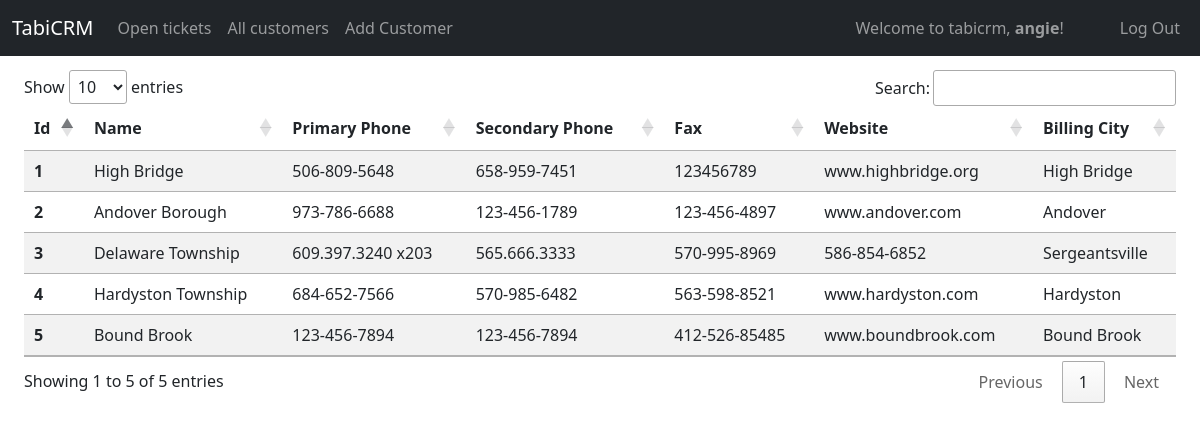
The page /all_customers (signed in) on the database as committed earlier.
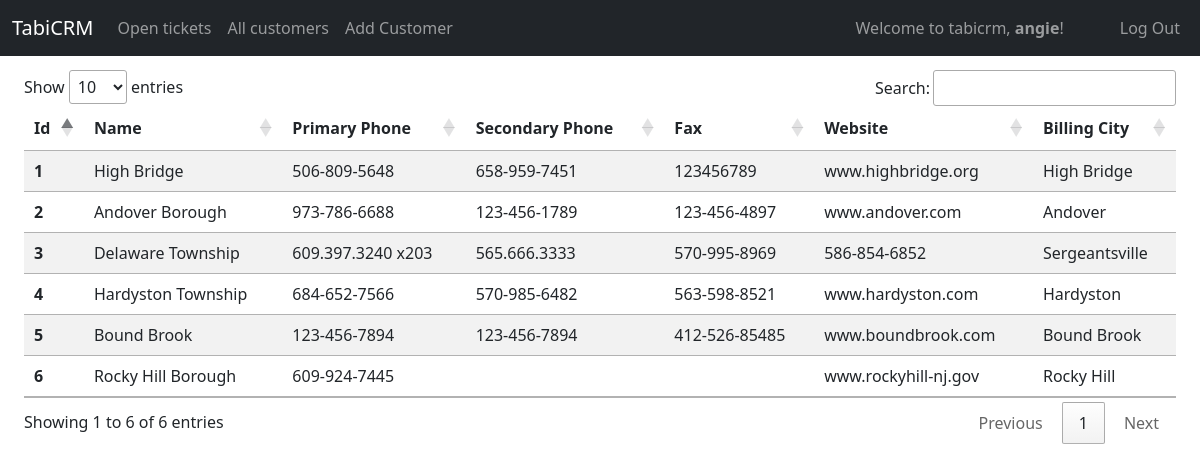
The same page on the database as committed later.
### tabicrm/models.py (models this page shows, shortened)
class Customer(models.Model):
    id = models.AutoField(primary_key=True)
    name = models.CharField(max_length=255)
    primary_phone = models.CharField(max_length=255)
    fax =  models.CharField(max_length=255, null=True, blank=True)
    secondary_phone =  models.CharField(max_length=64, null=True, blank=True)
    website = models.CharField(max_length=255, null=True, blank=True)
    notes = models.TextField(null=True, blank=True)
    billing_address_one = models.CharField(max_length=255, null=True, blank=True)
    billing_address_two = models.CharField(max_length=255, null=True, blank=True)
    billing_address_city = models.CharField(max_length=255, null=True, blank=True)
    billing_address_state = models.CharField(max_length=255, null=True, blank=True)
    billing_address_zip = models.CharField(max_length=255, null=True, blank=True)
    billing_address_country = models.CharField(max_length=255, null=True, blank=True)
    shipping_address_one = models.CharField(max_length=255, null=True, blank=True)
    shipping_address_two = models.CharField(max_length=255, null=True, blank=True)
    shipping_address_city = models.CharField(max_length=255, null=True, blank=True)
    shipping_address_state = models.CharField(max_length=255, null=True, blank=True)
    shipping_address_zip = models.CharField(max_length=255, null=True, blank=True)
    shipping_address_country = models.CharField(max_length=255, null=True, blank=True)
    added_by = models.ForeignKey(User, on_delete=SET_NULL, related_name="customer_addedby", blank=True, null=True)
    updated_by = models.ForeignKey(User, on_delete=SET_NULL, related_name="customer_updatedon", blank=True, null=True)
    created_on = models.DateTimeField(auto_now_add=True)
    updated_on = models.DateTimeField(auto_now=True)

### tabicrm/views/customer.py (the view)
# urls.py: path("all_customers", views.all_customers, name="all_customers"),
@login_required
def all_customers(request):
    customers = Customer.objects.all()
    return render(request,"tabicrm/all_customers.html", {"customers": customers})

### tabicrm/templates/tabicrm/all_customers.html (shortened to what this page needs)
{% extends "tabicrm/layout.html" %}
{% load static %}
{% load humanize %}
{% block body %}
<div class="container-fluid">
    <table class="table table-striped table-responsive" id="customersTable">
        <thead class="thead-dark">
            <tr>
                <th scope="col">Id</th>
                <th scope="col">Name</th>
                <th scope="col">Primary Phone</th>
                <th scope="col">Secondary Phone</th>
                <th scope="col">Fax</th>
                <th scope="col">Website</th>
                <th scope="col">Billing City</th>
            </tr>
        </thead>
        <tbody>
            {% for customer in customers %}
            <tr class="select-customer" id="{{customer.id}}" onclick="viewCustomer('{{customer.id}}')">
                <th scope=" row">{{customer.id}}</th>
                <td>{{customer.name}}</td>
                <td>{{customer.primary_phone}}</td>
                <td>{{customer.secondary_phone}}</td>
                <td>{{customer.fax}}</td>
                <td>{{customer.website}}</td>
                <td>{{customer.billing_address_city}}</td>
            </tr>
            {% endfor%}
        </tbody>
    </table>
</div>
{% endblock %}

Rows that differ between the two databases and show on the page:
added Customer: id "6", name "Rocky Hill Borough", primary_phone "609-924-7445", website "www.rockyhill-nj.gov", billing_address_city "Rocky Hill"
Other text that changed with them:
text written by a page script: "Show entries Search: Showing 1 to 5 of 5 entries Previous 1 Next" → "Show entries Search: Showing 1 to 6 of 6 entries Previous 1 Next"
